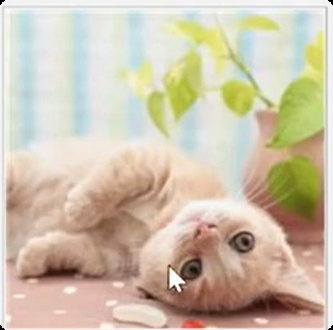
#> input picture 2图像绘制与变换/1.jpeg, 333 x 330 px
$ python 05resize.py
#> lines starting #> are read from the running program, lines starting #| are printed output that depends on the picture
# 图像缩放
import os
import cv2
import matplotlib.pyplot as plt

# 切换到脚本所在目录，保证从任意工作目录运行都能找到同目录的 1.jpeg
# （VS Code 右键运行时，终端当前目录是 F:\计算机视觉，不是本文件所在目录）
os.chdir(os.path.dirname(os.path.abspath(__file__)))

# 读取图像
img = cv2.imread('1.jpeg')
#> img is the input picture: shape (330, 333, 3); mean B, G, R 171.3, 192.8, 205.6
print(img.shape)
#| (330, 333, 3)
width, height = img.shape[:2]
#> width = 330; height = 333

# 显示图像
img_original = cv2.cvtColor(img, cv2.COLOR_BGR2RGB)
plt.imshow(img_original)
plt.show()

# 通过 dsize 设置输出图像大小
img_dsize = cv2.resize(img,  # 输入图像
                       (4 * width, 2 * height),  # 输出图像大小
                       )
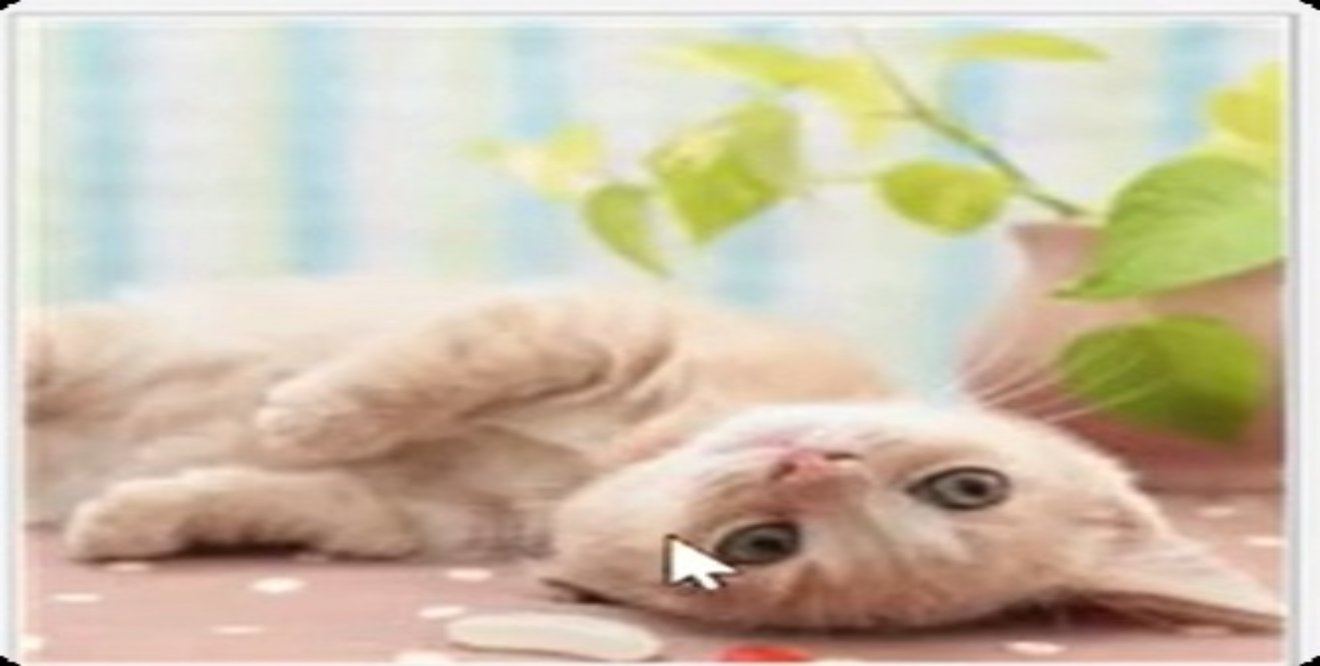
#> img_dsize: shape (666, 1320, 3); mean B, G, R 171.2, 192.7, 205.5

img_dsize = cv2.cvtColor(img_dsize, cv2.COLOR_BGR2RGB)
plt.imshow(img_dsize)
plt.show()

# 2、通过 fx 和 fy 设置输出图像大小
img_fx_fy = cv2.resize(img,  # 输入图像
                       None,  # 输出图像大小
                       fx=1/2,  # x轴缩放因子
                       fy=1/4,  # y轴缩放因子
                       )
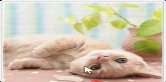
#> img_fx_fy: shape (82, 166, 3); mean B, G, R 170.9, 192.6, 205.4

img_fx_fy = cv2.cvtColor(img_fx_fy, cv2.COLOR_BGR2RGB)
plt.imshow(img_fx_fy)
plt.show()
